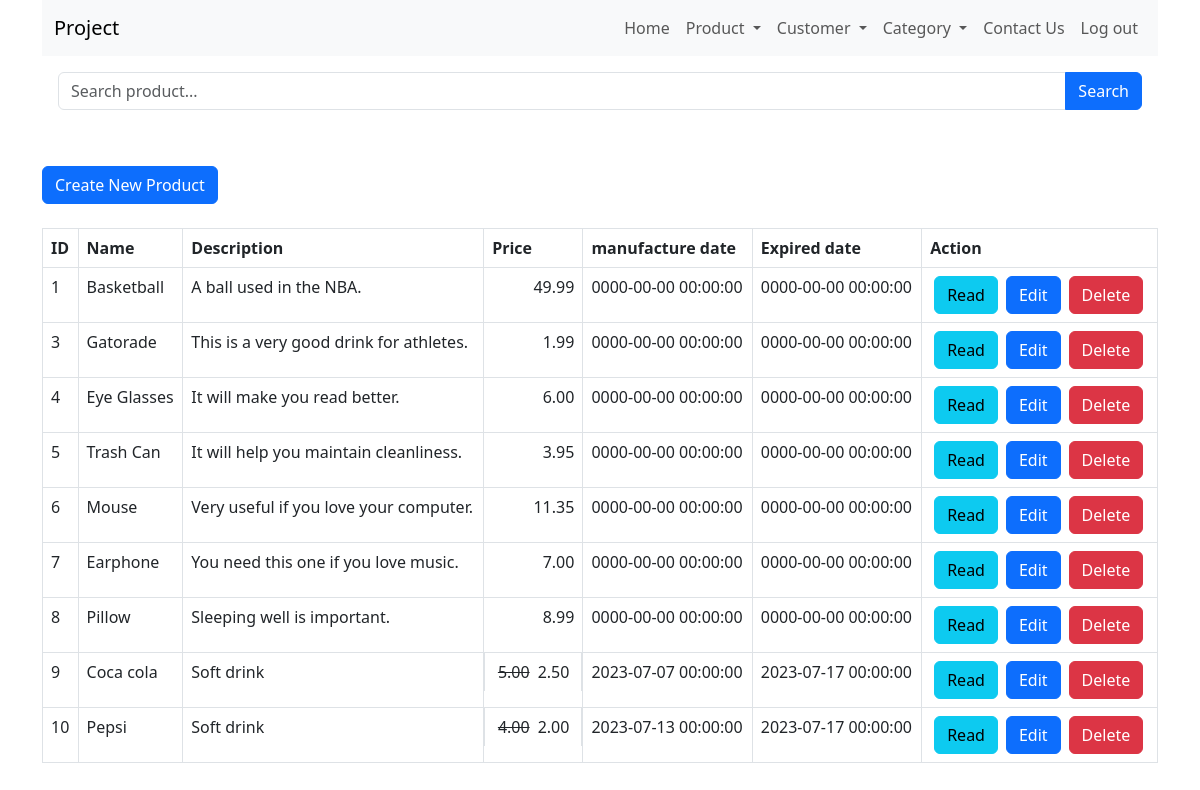
/product_read.php, run on the app's committed database.
### tables this page shows
CREATE TABLE IF NOT EXISTS `products` (
  `id` int NOT NULL AUTO_INCREMENT,
  `name` varchar(128) NOT NULL,
  `category_id` int NOT NULL,
  `description` text NOT NULL,
  `price` double NOT NULL,
  `promote_price` float NOT NULL,
  `manufacture_date` datetime NOT NULL,
  `expired_date` datetime NOT NULL,
  `created` datetime NOT NULL,
  `modified` timestamp NOT NULL DEFAULT CURRENT_TIMESTAMP ON UPDATE CURRENT_TIMESTAMP,
  PRIMARY KEY (`id`),
  UNIQUE KEY `name` (`name`),
  KEY `category_id` (`category_id`)
);

### product_read.php (the view, shortened to what this page needs)
<html lang="en">
<head>
    <link href="https://cdn.jsdelivr.net/npm/bootstrap@5.3.0/dist/css/bootstrap.min.css" rel="stylesheet">
</head>
<body>
    <div class="container">
        <?php
        include 'menu/menu.php';
        ?>
        <?php
        include 'config/database.php';
        $searchKeyword = isset($_GET['search']) ? $_GET['search'] : '';
        $query = "SELECT id, name, description, price, promote_price, manufacture_date, expired_date FROM products";
        $query .= " ORDER BY id ASC";
        $stmt = $con->prepare($query);
        $stmt->execute();
        $num = $stmt->rowCount();
        echo '<div class="p-3">
            <form method="GET" action="">
                <div class="input-group mb-3">
                    <input type="text" class="form-control" name="search" placeholder="Search product..." value="' . str_replace('%', '', $searchKeyword) . '">
                    <button class="btn btn-primary" type="submit">Search</button>
                </div>
            </form>
        </div>';
        echo "<br><div><a href='product_create.php' class='btn btn-primary m-b-1em'>Create New Product</a></div>" . "<br>";
        if ($num > 0) {
            echo "<table id='product_table' class='table table-hover table-responsive table-bordered'>";
            echo "<tr>";
            echo "<th>ID</th>";
            echo "<th>Name</th>";
            echo "<th>Description</th>";
            echo "<th>Price</th>";
            echo "<th>manufacture date</th>";
            echo "<th>Expired date</th>";
            echo "<th>Action</th>";
            echo "</tr>";
            while ($row = $stmt->fetch(PDO::FETCH_ASSOC)) {
                extract($row);
                $decimalprice = number_format((float)$price, 2, '.', '');
                $decimalpromote = number_format((float)$promote_price, 2, '.', '');
                echo "<tr>";
                echo "<td>{$id}</td>";
                echo "<td>{$name}</td>";
                echo "<td>{$description}</td>";
                if ($promote_price < $decimalprice && $promote_price > 0) {
                    echo "<td class = 'd-flex justify-content-end'><div class = 'mx-1 text-decoration-line-through'>{$decimalprice}</div><div class = 'mx-1'>{$decimalpromote}</div></td>";
                } else {
                    echo "<td class = 'text-end'>{$decimalprice}</td>";
                }
                echo "<td>{$manufacture_date}</td>";
                echo "<td>{$expired_date}</td>";
                echo "<td>";
                echo "<a href='product_read_one.php?id={$id}' class='btn btn-info m-r-1em mx-1'>Read</a>";
                echo "<a href='product_update.php?id={$id}' class='btn btn-primary m-r-1em mx-1'>Edit</a>";
                echo "<a href='#' onclick='delete_product({$id});'  class='btn btn-danger mx-1'>Delete</a>";
                echo "</td>";
                echo "</tr>";
            }
            echo "</table>";
        } else {
            echo "<div class='alert alert-danger'>No records found.</div>";
        }
        ?>
    </div>
</body>
</html>

### data on the page
products: id "1", name "Basketball", description "A ball used in the NBA.", price "49.99", manufacture_date "0000-00-00 00:00:00", expired_date "0000-00-00 00:00:00"
products: id "3", name "Gatorade", description "This is a very good drink for athletes.", price "1.99", manufacture_date "0000-00-00 00:00:00", expired_date "0000-00-00 00:00:00"
products: id "4", name "Eye Glasses", description "It will make you read better.", price "6.00", manufacture_date "0000-00-00 00:00:00", expired_date "0000-00-00 00:00:00"
products: id "5", name "Trash Can", description "It will help you maintain cleanliness.", price "3.95", manufacture_date "0000-00-00 00:00:00", expired_date "0000-00-00 00:00:00"
products: id "6", name "Mouse", description "Very useful if you love your computer.", price "11.35", manufacture_date "0000-00-00 00:00:00", expired_date "0000-00-00 00:00:00"
products: id "7", name "Earphone", description "You need this one if you love music.", price "7.00", manufacture_date "0000-00-00 00:00:00", expired_date "0000-00-00 00:00:00"
products: id "8", name "Pillow", description "Sleeping well is important.", price "8.99", manufacture_date "0000-00-00 00:00:00", expired_date "0000-00-00 00:00:00"
products: id "9", name "Coca cola", description "Soft drink", price "5.00", promote_price "2.50", manufacture_date "2023-07-07 00:00:00", expired_date "2023-07-17 00:00:00"
products: id "10", name "Pepsi", description "Soft drink", price "4.00", promote_price "2.00", manufacture_date "2023-07-13 00:00:00", expired_date "2023-07-17 00:00:00"
